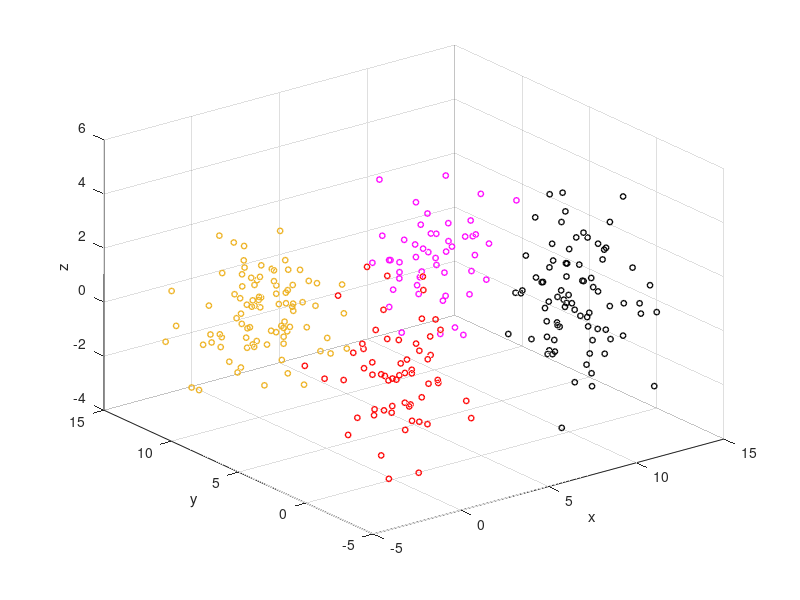

Source code (MATLAB):

close all
clear all
clf;

d=4;       % Dim of samples
g=4;         % Number of gaos
mu_G=[0 0 0 1 ;...
      10 0 1 0;....
      0 10 0 1;
      10 10 0 1];
      %0 5 5];
sigma_G(:,:,:,1)=1.5*eye(d);
sigma_G(:,:,:,2)=1.5*eye(d);
sigma_G(:,:,:,3)=1.5*eye(d);
sigma_G(:,:,:,4)=1.5*eye(d);
%sigma_G(:,:,:,5)=[1 2 0;0 4 2; 0 2 2];


cluster_samples=[60,80,90,50];
n=sum(cluster_samples);   % Number of samples
cluster_colors=rand(g,3);

colors={{'r'},{'k'},{[0.9290 0.6940 0.1250]},{'magenta'},{'b'},{'g'},{'yellow'}};

dens=30;
noise=0;
noise_range=[-2,10];
noise_thr=3;

X=[];
Labels=[];
figure(1);
for i=1:g
    mu=mu_G(i,:);
    %sigma=0.5*rand(d,d)*0.5+diag((0+rand(d,1))/dens);
    %sigma=sqrt(sigma_G(:,:,:,i)*sigma_G(:,:,:,i)');
    sigma=sigma_G(:,:,:,i)*sigma_G(:,:,:,i)';
    sigma_G(:,:,:,i)=sigma;
    ADD=mvnrnd(mu,sigma,cluster_samples(i));
    X=cat(1,X,ADD);
    Labels=cat(1,Labels,i*ones(cluster_samples(i),1));
    plot3(ADD(:,1),ADD(:,2),ADD(:,3),'o','color',cell2mat(colors{i}),...
        'LineWidth',1,'MarkerSize',4);
    hold on;
end
grid on;

xlabel('x');
ylabel('y');
zlabel('z');

iter=1;
noise_p=[];
norms_points=zeros(1,g);
while length(noise_p)<noise && iter<500 && noise>0
    point=rand(1,d)*(noise_range(1)-noise_range(2))+noise_range(2);
    for p=1:g
        norms_points(p)=norm(point-mu_G(p,:));
    end
    if min(norms_points)>noise_thr
       noise_p=cat(1,noise_p,point);
    end
    iter=iter+1;
end
if noise>0
    plot3(noise_p(:,1),noise_p(:,2),noise_p(:,3),'hr',...
            'LineWidth',1,'MarkerSize',2);
    X=cat(1,X,noise_p);
    Labels=cat(1,Labels,-ones(noise,1));
    n=n+length(noise_p);
end


clear s theta mu ADD

data.name='5_Gaos_3d';
data.X=X;
data.Labels=Labels;
data.n=n;
data.d=d;
data.c=length(cluster_samples);
data.cluster_samples=cluster_samples;
data.mu=mu_G;
data.sigma=sigma_G;


clear i s theta mu sigma ADD cluster_colors cluster_samples
clear iter dens noise noise_p p point norms_points